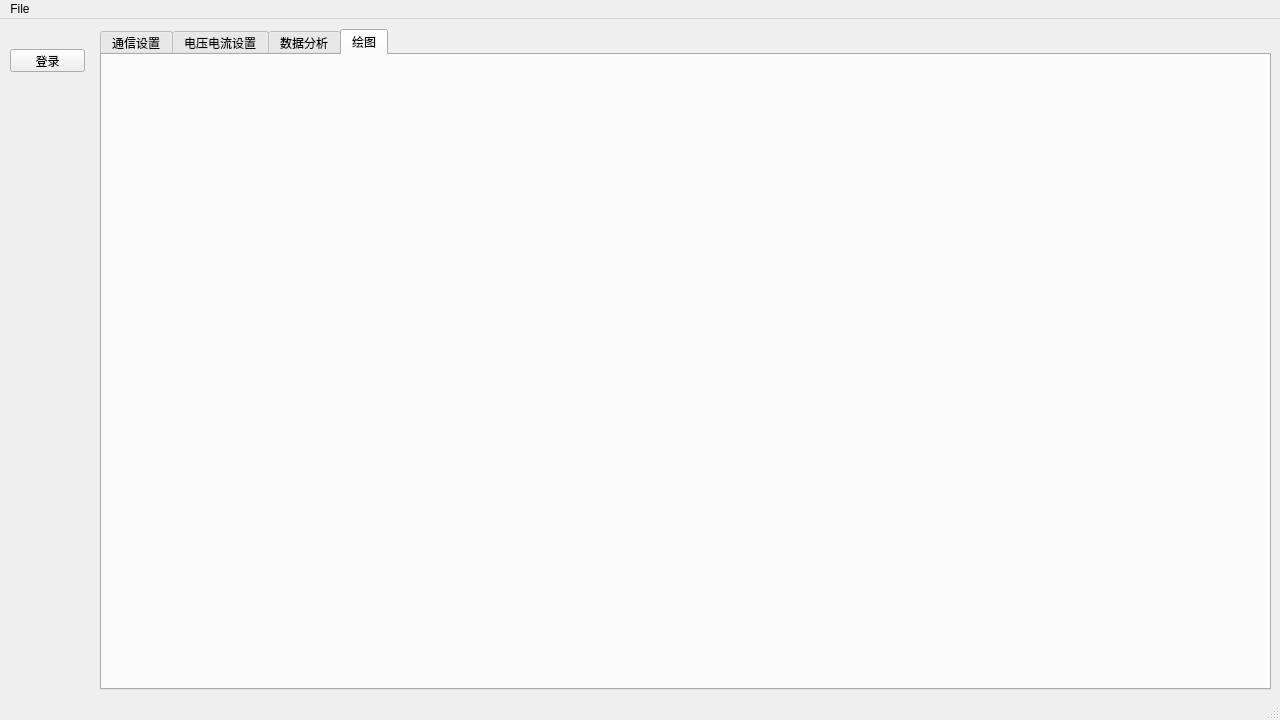
<?xml version="1.0" encoding="UTF-8"?>
<ui version="4.0">
 <class>MainWindow</class>
 <widget class="QMainWindow" name="MainWindow">
  <property name="geometry">
   <rect>
    <x>0</x>
    <y>0</y>
    <width>1280</width>
    <height>720</height>
   </rect>
  </property>
  <property name="windowTitle">
   <string>清瑞医疗血糖分析系统</string>
  </property>
  <widget class="QWidget" name="centralwidget">
   <widget class="QPushButton" name="LoginpushButton">
    <property name="geometry">
     <rect>
      <x>10</x>
      <y>30</y>
      <width>75</width>
      <height>23</height>
     </rect>
    </property>
    <property name="text">
     <string>登录</string>
    </property>
   </widget>
   <widget class="QTabWidget" name="tabWidget">
    <property name="geometry">
     <rect>
      <x>100</x>
      <y>10</y>
      <width>1171</width>
      <height>661</height>
     </rect>
    </property>
    <property name="tabPosition">
     <enum>QTabWidget::North</enum>
    </property>
    <property name="currentIndex">
     <number>3</number>
    </property>
    <widget class="QWidget" name="Commtab">
     <attribute name="title">
      <string>通信设置</string>
     </attribute>
    </widget>
    <widget class="QWidget" name="UISettab">
     <attribute name="title">
      <string>电压电流设置</string>
     </attribute>
    </widget>
    <widget class="QWidget" name="Analysetab">
     <attribute name="title">
      <string>数据分析</string>
     </attribute>
     <widget class="QPushButton" name="paintpushButton">
      <property name="geometry">
       <rect>
        <x>30</x>
        <y>40</y>
        <width>75</width>
        <height>23</height>
       </rect>
      </property>
      <property name="text">
       <string>绘制</string>
      </property>
     </widget>
     <widget class="QWidget" name="horizontalLayoutWidget">
      <property name="geometry">
       <rect>
        <x>130</x>
        <y>20</y>
        <width>461</width>
        <height>611</height>
       </rect>
      </property>
      <layout class="QHBoxLayout" name="horizontalLayout"/>
     </widget>
    </widget>
    <widget class="QWidget" name="pygraphtab">
     <attribute name="title">
      <string>绘图</string>
     </attribute>
     <widget class="QWidget" name="verticalLayoutWidget">
      <property name="geometry">
       <rect>
        <x>20</x>
        <y>10</y>
        <width>1071</width>
        <height>611</height>
       </rect>
      </property>
      <layout class="QVBoxLayout" name="verticalLayout"/>
     </widget>
    </widget>
   </widget>
  </widget>
  <widget class="QMenuBar" name="menubar">
   <property name="geometry">
    <rect>
     <x>0</x>
     <y>0</y>
     <width>1280</width>
     <height>23</height>
    </rect>
   </property>
   <widget class="QMenu" name="menuFile">
    <property name="title">
     <string>File</string>
    </property>
   </widget>
   <addaction name="menuFile"/>
  </widget>
  <widget class="QStatusBar" name="statusbar"/>
 </widget>
 <resources/>
 <connections/>
</ui>
